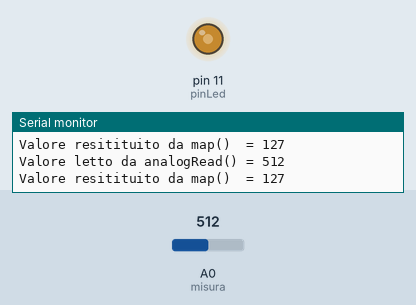
Recording of a sketch running on a simulated Arduino Uno, built with avr-gcc and run on an emulated ATmega328P. Parts: output pins drawn as LEDs (lit = HIGH), the last lines printed to the serial monitor. Inputs (shaded band) come from the test bench; at power-on: A0 (misura) = 512.

Above: at 1.8 s.
1.9 s: A0 (misura) set to 716
At 3.5 s:
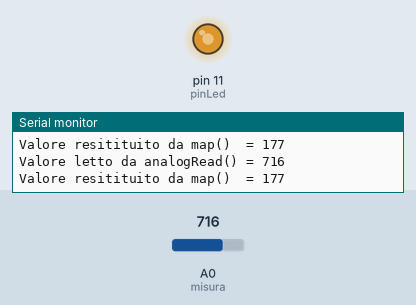
4.5 s: A0 (misura) set to 900
At 6.8 s:
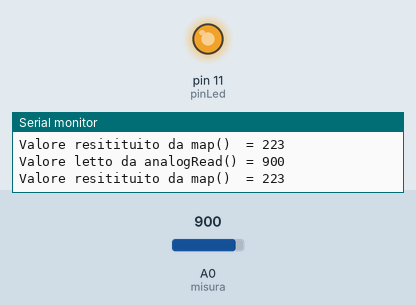
7.5 s: A0 (misura) set to 122
At 10.1 s:
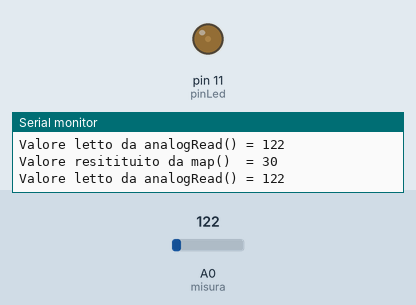
Timing chart, 0 to 11.6 s (numbered marks = the images above; inputs shaded):
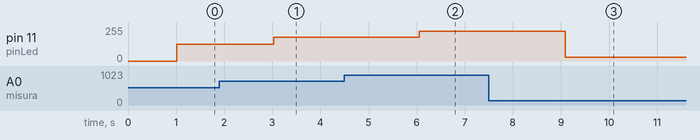

Measured:
- after the input at 1.9 s, pin 11 (pinLed): 127/255 → 177/255 after 1.1 s
- after the input at 4.5 s, pin 11 (pinLed): 177/255 → 223/255 after 1.6 s
- after the input at 7.5 s, pin 11 (pinLed): 223/255 → 30/255 after 1.6 s

The sketch:

sketch20.ino
```cpp
/* Prof. Michele Maffucci
   15.03.2014

   Regolazione luminosità LED mediante
   trimmer; si utilizza la funzione map.
   Lettura valori sulla Serial Monitor

   Questo codice è di dominio pubblico
*/

// variabile in cui verrà memorizzato il valore presente sul pin A0
int misura = 0;

// pin a cui è connesso il LED
int pinLed = 11;

// variabile in cui conservare il valore inserito su A0
int val = 0;

// variabile in cui memorizzare il Duty Cycle
int inputVal = 0;

void setup(){
  // Serial.begin(rate) inizializzazione della seriale
  // Apre la porta seriale ed imposta la velocità di trasmissione (baud rate)
  // seriale per trasmettere i dati. La velocità di trasmissione tipica per
  // la comunicazione del computer è di 9600 bps (bps: boud rate per secondo)
  // Nota: attensione a non confondere la sigla bps con bit al secondo,
  // nel nostro caso parliamo di boud, cioè simboli e ad ogni simbolo possono
  // corrispondere più bit.
  // per maggiori informazioni si consulti il link: http://wp.me/p4kwmk-211
  Serial.begin(9600);

  // definizione di ledPin come output
  pinMode(pinLed, OUTPUT);
}

void loop(){
  // analogRead leggerà il valore su A0 restituendo un valore tra 0 e 1023
  // per approfondimenti si consulti il link: http://wp.me/p4kwmk-1Qd
  val = analogRead(misura);

  // analogWrite() accetta come secondo parametro (PWM) valori tra 0 e 254
  // pertanto "rimappiamo" i valori letti da analogRead() nell'intervallo
  // tra 0 e 254 usando la funzione map
  // per approfondimenti si consulti il link: http://wp.me/p4kwmk-1Tu
  inputVal = map(val, 0, 1023, 0, 254);

  // la Serial.println(data) stampa i dati sulla porta seriale
  // (invia i dati alla seriale e li visualizza) seguito da un
  // ritorno a capo automatico ed un avanzamento linea.

  Serial.print("Valore letto da analogRead() = ");  // stampa ciò che è incluso tra ""
  Serial.println(val);                              // stampa val
  Serial.print("Valore resitituito da map()  = ");  // stampa ciò che è incluso tra ""
  Serial.println(inputVal);                         // stampa inputVal
  Serial.println("");                               // va a capo
  delay(1000);                                      // attesa di 1 secondo per consentire la lettura

  // accendiamo il LED con un valore del Duty Cycle pari a val
  analogWrite(pinLed,inputVal);
}
```
